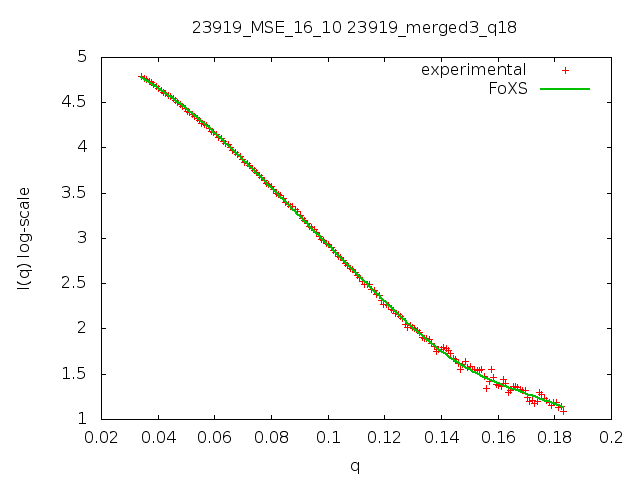

Here is the gnuplot script that generated this plot:
set terminal png;set output "23919_MSE_16_10_23919_merged3_q18.png";
set title "23919_MSE_16_10 23919_merged3_q18";set xlabel "q";set ylabel "I(q) log-scale"
plot '23919_MSE_16_10_23919_merged3_q18.dat' u 1:2 thru log(y) t "experimental", '23919_MSE_16_10_23919_merged3_q18.dat' u 1:3 thru log(y) t "FoXS" w lines lw 2 lt 2
